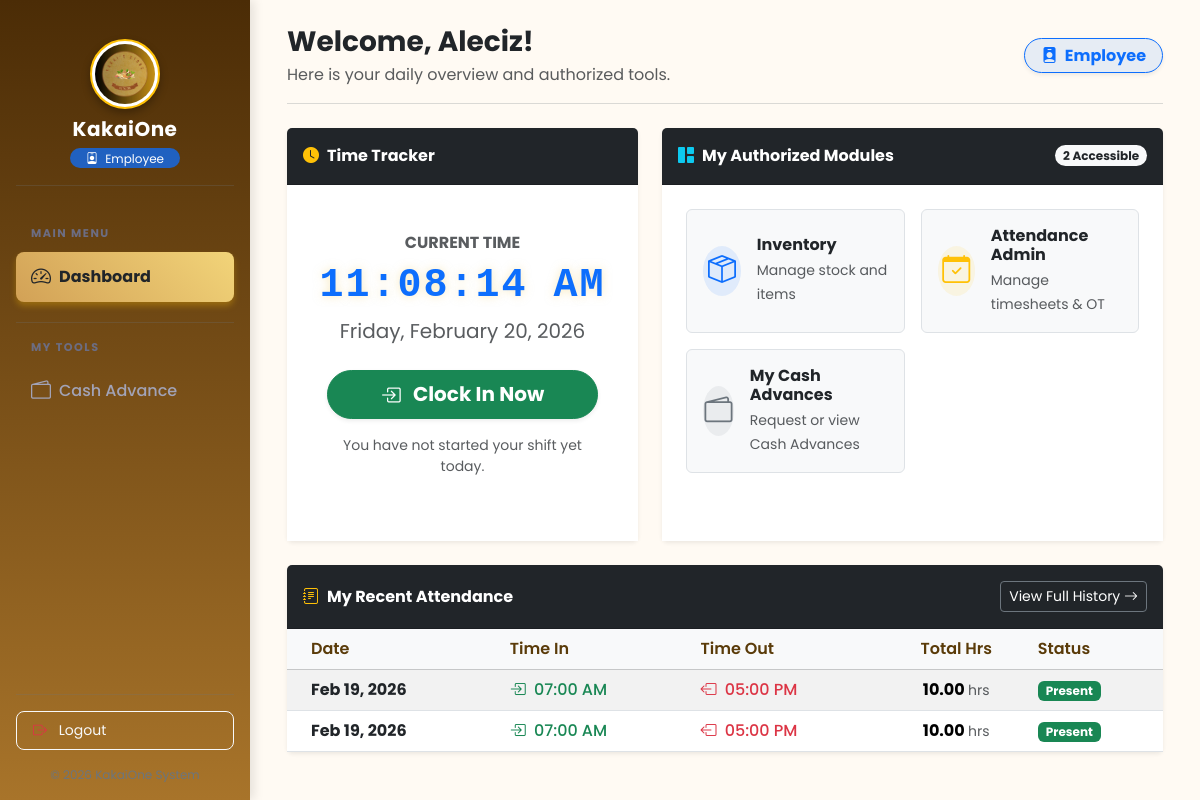
Before: /frontend/dashboard/employee_dashboard.php (signed in) with the older database file.
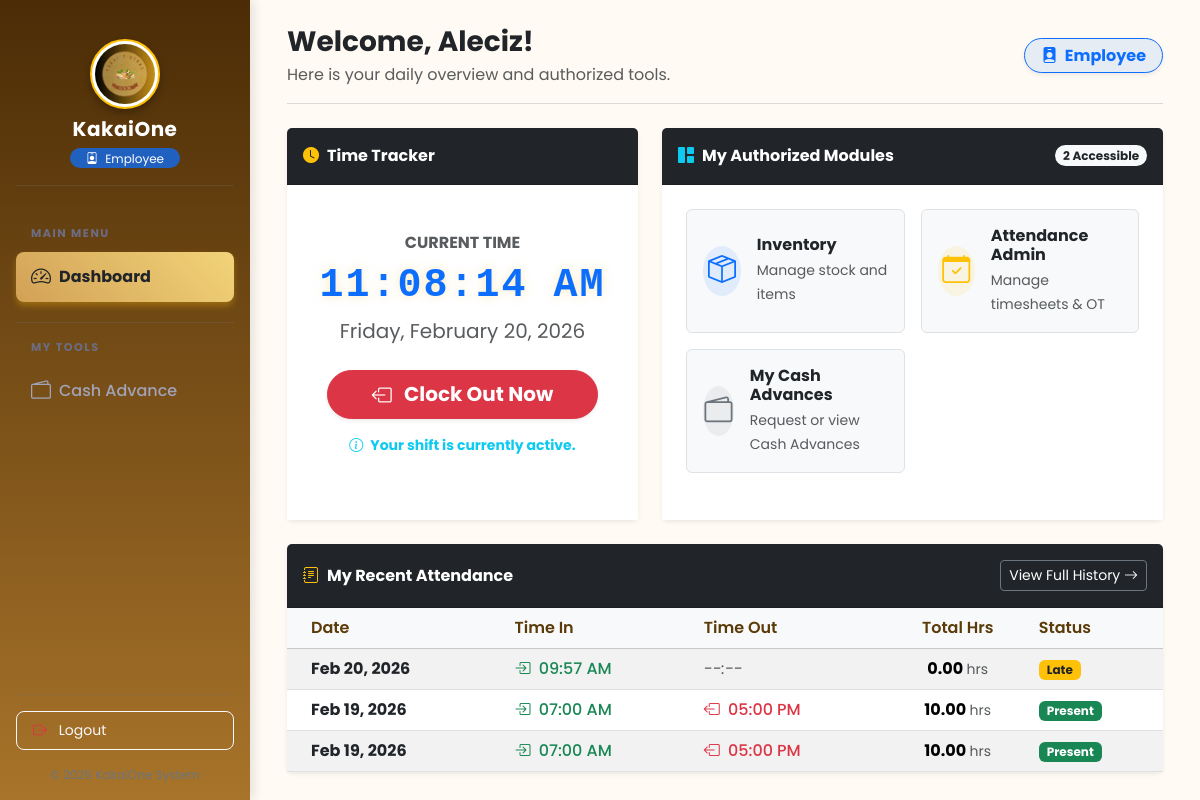
After: the same page with the newer database file.
### tables this page shows
CREATE TABLE `attendance` (
  `attendance_id` int(11) NOT NULL,
  `employee_id` int(11) DEFAULT NULL,
  `time_in` datetime DEFAULT NULL,
  `time_out` datetime DEFAULT NULL,
  `status` enum('Pending','Present','Late','Absent','Approved','Rejected') DEFAULT 'Pending',
  `total_hours` decimal(5,2) DEFAULT 0.00,
  `pending_overtime` decimal(5,2) DEFAULT 0.00,
  `approved_overtime` decimal(5,2) DEFAULT 0.00,
  `remarks` varchar(255) DEFAULT NULL,
  `created_at` timestamp NOT NULL DEFAULT current_timestamp()
);

### frontend/dashboard/employee_dashboard.php (the view, shortened to what the rows shown need)
<?php
require_once __DIR__ . '/../../config/db.php';
$employee_id = $_SESSION['employee_id'];
try {
    $stmt = $pdo->prepare("
        SELECT * FROM attendance
        WHERE employee_id = ? AND DATE(time_in) = CURDATE()
        LIMIT 1
    ");
    $stmt->execute([$employee_id]);
} catch (PDOException $e) {
}
try {
    $histStmt = $pdo->prepare("
        SELECT * FROM attendance
        WHERE employee_id = ?
        ORDER BY time_in DESC
        LIMIT 5
    ");
    $histStmt->execute([$employee_id]);
    $history = $histStmt->fetchAll();
} catch (PDOException $e) {
    $history = [];
}
?>
<!DOCTYPE html>
<html lang="en">
<head>
    <?php include '../includes/links.php'; ?>
</head>
<body class="bg-light">
    <div id="dashboardContainer">
        <main id="main-content" style="margin-left: 250px; padding: 25px; transition: margin-left 0.3s;">
            <div class="container-fluid">
                <div class="card shadow-sm border-0">
                    <div class="card-body p-0">
                        <div class="table-responsive">
                            <table class="table table-striped table-hover align-middle mb-0">
                                <thead class="table-light">
                                    <tr>
                                        <th class="ps-4">Date</th>
                                        <th>Time In</th>
                                        <th>Time Out</th>
                                        <th class="text-center">Total Hrs</th>
                                        <th>Status</th>
                                    </tr>
                                </thead>
                                <tbody>
                                    <?php if (!empty($history)): ?>
                                        <?php foreach ($history as $log): ?>
                                            <tr>
                                                <td class="ps-4 fw-bold text-dark"><?= date('M d, Y', strtotime($log['time_in'])); ?></td>
                                                <td>
                                                    <span class="text-success fw-medium"><i class="bi bi-box-arrow-in-right me-1"></i> <?= date('h:i A', strtotime($log['time_in'])); ?></span>
                                                </td>
                                                <td>
                                                    <?php if ($log['time_out']): ?>
                                                        <span class="text-danger fw-medium"><i class="bi bi-box-arrow-left me-1"></i> <?= date('h:i A', strtotime($log['time_out'])); ?></span>
                                                    <?php else: ?>
                                                        <span class="text-muted fst-italic">--:--</span>
                                                    <?php endif; ?>
                                                </td>
                                                <td class="text-center fw-bold">
                                                    <?= $log['total_hours'] ? number_format($log['total_hours'], 2) . ' <small class="text-muted fw-normal">hrs</small>' : '-'; ?>
                                                </td>
                                                <td>
                                                    <?php
                                                    $badge = 'secondary';
                                                    if ($log['status'] == 'Present') $badge = 'success';
                                                    if ($log['status'] == 'Late') $badge = 'warning text-dark';
                                                    ?>
                                                    <span class="badge bg-<?= $badge; ?> px-2 py-1"><?= htmlspecialchars($log['status']); ?></span>
                                                </td>
                                            </tr>
                                        <?php endforeach; ?>
                                    <?php endif; ?>
                                </tbody>
                            </table>
                        </div>
                    </div>
                </div>
            </div>
        </main>
    </div>
</body>
</html>

Changed rows visible on the page:
added attendance: time_in "Feb 20, 2026", time_in "09:57 AM", total_hours "0.00", status "Late"
Other visible differences:
text no longer shown: "Clock In Now You have not started your shift yet today."
text now shown: "Clock Out Now Your shift is currently active."
